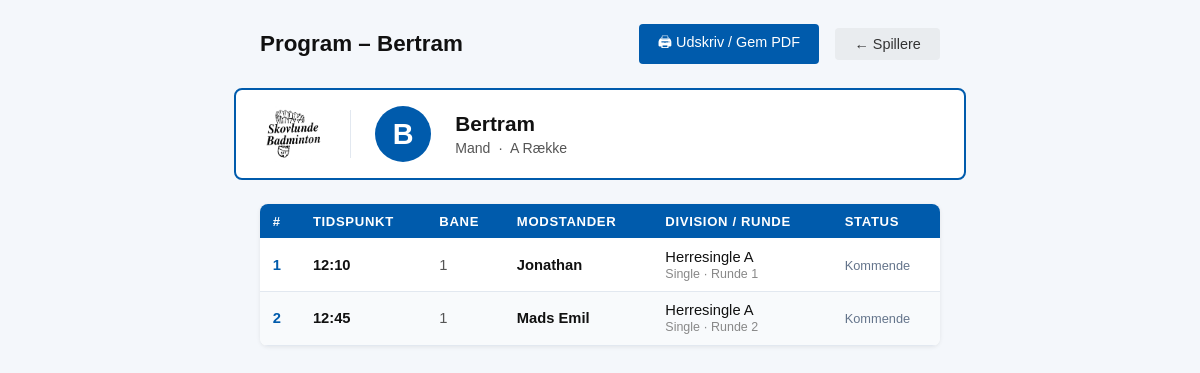
Screenshot of /players/11/schedule/ with the database file from the repository.
### players/models.py (models this page shows, shortened)
class Player(models.Model):
    name = models.CharField(max_length=100, verbose_name=_("Name"))
    age = models.IntegerField(verbose_name=_("Age"))
    DIVISION_CHOICES = [
        ('U9', _('Under 9')),
        ('U11', _('Under 11')),
        ('U13', _('Under 13')),
        ('U15', _('Under 15')),
        ('U17', _('Under 17')),
        ('U19', _('Under 19')),
        ('A', _('A Række')),
        ('B', _('B Række')),
        ('C', _('C Række')),
    ]
    division = models.CharField(max_length=10, choices=DIVISION_CHOICES, verbose_name=_("Division"))
    GENDER_CHOICES = [
        ('M', _('Mand')),
        ('K', _('Kvinde')),
    ]
    gender = models.CharField(max_length=1, choices=GENDER_CHOICES, default='M', verbose_name=_("Køn"))

class Team(models.Model):
    PAIR_TYPE_CHOICES = [
        ('double', _('Double')),
        ('mixed', _('Mixeddouble')),
    ]
    player1 = models.ForeignKey(Player, on_delete=models.CASCADE, related_name='team_player1')
    player2 = models.ForeignKey(Player, on_delete=models.SET_NULL, related_name='team_player2', null=True, blank=True)
    pair_type = models.CharField(
        max_length=10, choices=PAIR_TYPE_CHOICES, null=True, blank=True,
        verbose_name=_('Par-type'),
        help_text=_('Double: samme køn · Mixeddouble: et af hvert'),
    )
    name = models.CharField(max_length=100, blank=True, null=True)

### tournaments/models.py (models this page shows, shortened)
class Tournament(models.Model):
    name = models.CharField(max_length=200, verbose_name=_("Name"))
    date = models.DateField(verbose_name=_("Date"))
    DIVISION_MODEL_CHOICES = [
        ('youth', _('Youth Divisions (U9-U19)')),
        ('mixed', _('Mixed Divisions (A, B, C)')),
    ]
    division_model = models.CharField(max_length=10, choices=DIVISION_MODEL_CHOICES, verbose_name=_("Division Model"))
    SCORING_MODEL_CHOICES = [
        ('best_of_3_21', _('Best of 3 sets to 21')),
        ('best_of_5_15', _('Best of 5 sets to 15')),
    ]
    scoring_model = models.CharField(
        max_length=20,
        choices=SCORING_MODEL_CHOICES,
        default='best_of_3_21',
        verbose_name=_("Scoring Model")
    )
    single_match_duration = models.IntegerField(
        help_text=_("Duration of a single match in minutes"),
        default=30,
        verbose_name=_("Single Match Duration")
    )
    double_match_duration = models.IntegerField(
        help_text=_("Duration of a double match in minutes"),
        default=40,
        verbose_name=_("Double Match Duration")
    )
    player_break_time = models.IntegerField(
        help_text=_("Minimum break time for players between matches in minutes"),
        default=15,
        verbose_name=_("Player Break Time")
    )
    court_count = models.IntegerField(
        default=4,
        verbose_name=_("Antal baner"),
        help_text=_("Antal tilgængelige baner under turneringen"),
    )
    start_time = models.TimeField(
        null=True, blank=True,
        verbose_name=_("Starttidspunkt"),
        help_text=_("Klokkeslæt for første kamp"),
    )
    schedule_locked = models.BooleanField(
        default=False,
        verbose_name=_("Program låst"),
        help_text=_("Når programmet er låst, kan kampprogram og spilleplan ikke ændres."),
    )
    logo = models.ImageField(
        upload_to='tournament_logos/',
        null=True, blank=True,
        verbose_name=_("Logo"),
        help_text=_("Logo vises på udprintede programmer og spilleplaner."),
    )

class Match(models.Model):
    STATUS_CHOICES = [
        ('pending', _('Pending')),
        ('in_progress', _('In Progress')),
        ('completed', _('Completed')),
    ]
    division = models.ForeignKey(Division, on_delete=models.CASCADE, related_name='matches')
    team1 = models.ForeignKey('players.Team', on_delete=models.SET_NULL, null=True, blank=True, related_name='team1_matches')
    team2 = models.ForeignKey('players.Team', on_delete=models.SET_NULL, null=True, blank=True, related_name='team2_matches')
    winner = models.ForeignKey('players.Team', on_delete=models.SET_NULL, null=True, blank=True, related_name='won_matches', verbose_name=_("Winner"))
    score = models.CharField(max_length=50, blank=True, null=True, verbose_name=_("Score"))
    match_round = models.IntegerField(default=1, verbose_name=_("Round"))
    match_number = models.IntegerField(null=True, blank=True, verbose_name=_("Match Number"))
    bracket_slot = models.IntegerField(null=True, blank=True, verbose_name=_("Bracket Slot"))
    bracket_label = models.CharField(max_length=120, null=True, blank=True, verbose_name=_("Bracket Label"))
    status = models.CharField(max_length=20, choices=STATUS_CHOICES, default='pending', verbose_name=_("Status"))
    walkover = models.BooleanField(default=False, verbose_name=_("Walk-over"))
    scheduled_time = models.DateTimeField(verbose_name=_("Scheduled Time"), null=True, blank=True)
    court = models.CharField(max_length=50, blank=True, null=True, verbose_name=_("Court"))
    group_number = models.IntegerField(null=True, blank=True, verbose_name=_("Gruppe nr."))
    phase = models.CharField(
        max_length=10, default='group',
        choices=[('group', _('Gruppespil')), ('playoff', _('Slutspil'))],
        verbose_name=_("Fase"),
    )

class Division(models.Model):
    DISCIPLINE_CHOICES = [
        ('single', _('Single')),
        ('double', _('Double')),
        ('mixed', _('Mixeddouble')),
    ]
    TOURNAMENT_TYPE_CHOICES = [
        ('group', _('Gruppe (round-robin)')),
        ('playoff', _('Gruppe med slutspil')),
        ('tree', _('Enkeltelimination')),
    ]
    tournament = models.ForeignKey(Tournament, on_delete=models.CASCADE, related_name='divisions')
    name = models.CharField(max_length=100, verbose_name=_("Division Name"))
    discipline = models.CharField(
        max_length=10, choices=DISCIPLINE_CHOICES, default='single',
        verbose_name=_("Disciplin")
    )
    tournament_type = models.CharField(
        max_length=10, choices=TOURNAMENT_TYPE_CHOICES, default='group',
        verbose_name=_("Turneringstype")
    )
    group_count = models.IntegerField(
        default=2, verbose_name=_("Antal grupper"),
        help_text=_("Antal grupper i gruppespillet (kun ved 'Gruppe med slutspil')."),
    )
    advance_count = models.IntegerField(
        default=2, verbose_name=_("Antal der går videre"),
        help_text=_("Antal spillere/hold der går videre fra hver gruppe til slutspillet."),
    )
    teams = models.ManyToManyField('players.Team', related_name='divisions', blank=True, verbose_name=_("Deltagere"))

### players/views.py (the view)
# urls.py: path('<int:pk>/schedule/', views.player_schedule_print, name='player_schedule_print'),
def player_schedule_print(request, pk):
    from tournaments.models import Match, Tournament
    player = get_object_or_404(Player, pk=pk)
    teams = Team.objects.filter(Q(player1=player) | Q(player2=player))
    matches = (
        Match.objects
        .filter(Q(team1__in=teams) | Q(team2__in=teams))
        .filter(scheduled_time__isnull=False)
        .exclude(match_number=None)
        .select_related('team1', 'team2', 'division', 'division__tournament', 'winner')
        .order_by('scheduled_time')
    )
    tournament_ids = set(m.division.tournament_id for m in matches)
    logo_tournament = None
    if len(tournament_ids) == 1:
        logo_tournament = matches[0].division.tournament if matches else None
    return render(request, 'players/player_schedule_print.html', {
        'player': player,
        'matches': matches,
        'logo_tournament': logo_tournament,
    })

### players/templates/players/player_schedule_print.html (shortened to what this page needs)
<!DOCTYPE html>
<html lang="da">
<head>
</head>
<body>
<div class="screen-header">
  <h1>Program – {{ player.name }}</h1>
  <button class="btn btn-primary" onclick="window.print()">🖨 Udskriv / Gem PDF</button>
  <a href="{% url 'player_list' %}" class="btn btn-secondary">← Spillere</a>
</div>
<div class="player-card">
  {% if logo_tournament.logo %}
  <img src="{{ logo_tournament.logo.url }}" alt="Logo" class="player-card-logo">
  {% endif %}
  <div class="player-avatar">{{ player.name|first|upper }}</div>
  <div class="player-info">
    <h2>{{ player.name }}</h2>
    <p>{{ player.get_gender_display }} &nbsp;·&nbsp; {{ player.get_division_display }}</p>
  </div>
</div>
{% if matches %}
<div class="match-table-wrap">
  <table>
    <thead>
      <tr>
        <th>#</th>
        <th>Tidspunkt</th>
        <th>Bane</th>
        <th>Modstander</th>
        <th>Division / Runde</th>
        <th>Status</th>
      </tr>
    </thead>
    <tbody>
      {% for match in matches %}
      <tr>
        <td class="kamp-nr">{{ match.match_number }}</td>
        <td class="tid">{{ match.scheduled_time|time:"H:i" }}</td>
        <td class="bane">{{ match.court|default:"–" }}</td>
        <td class="modstander">
          {% if match.team1 and match.team2 %}
            {% if match.team1.player1.id == player.id or match.team1.player2.id == player.id %}
              {{ match.team2.name }}
            {% else %}
              {{ match.team1.name }}
            {% endif %}
          {% else %}
            –
          {% endif %}
        </td>
        <td>
          <span>{{ match.division.name }}</span><br>
          <span class="division-label">{{ match.division.get_discipline_display }} · Runde {{ match.match_round }}</span>
        </td>
        <td>
          {% if match.status == 'completed' %}
            <span class="status-done">✓ Afsluttet</span>
            {% if match.score %}<br><span style="font-size:0.78rem; color:#555;">{{ match.score }}</span>{% endif %}
          {% elif match.status == 'in_progress' %}
            <span class="status-active">▶ I gang</span>
          {% else %}
            <span class="status-pending">Kommende</span>
          {% endif %}
        </td>
      </tr>
      {% endfor %}
    </tbody>
  </table>
</div>
{% else %}
<div class="no-matches">
  <div style="font-size:2rem; margin-bottom:0.5rem;">📅</div>
  <p>Ingen kampe med tidspunkt fundet for {{ player.name }}.<br>
  Sørg for at turneringen har en spilleplan genereret.</p>
</div>
{% endif %}
</body>
</html>

### players/templates/players/player_schedule_print.html (style rules this page uses)
body { font-family: Arial, Helvetica, sans-serif; background: #f4f7fb; margin: 0; padding: 1.5rem; color: #111; }
.screen-header { max-width: 680px; margin: 0 auto 1.5rem; display: flex; align-items: center; gap: 1rem; flex-wrap: wrap; }
.screen-header h1 { margin: 0; font-size: 1.4rem; flex: 1; }
.btn { display: inline-block; padding: 0.5rem 1.2rem; border-radius: 4px; text-decoration: none; font-size: 0.9rem; cursor: pointer; border: none; }
.btn-primary { background: #005BAC; color: #fff; }
.btn-secondary { background: #e9ecef; color: #333; }
.player-card { max-width: 680px; margin: 0 auto 1.5rem; background: #fff; border: 2px solid #005BAC; border-radius: 8px; padding: 1rem 1.5rem; display: flex; align-items: center; gap: 1.5rem; }
.player-card-logo { max-height: 56px; max-width: 110px; object-fit: contain; flex-shrink: 0; }
.player-avatar { width: 56px; height: 56px; background: #005BAC; color: #fff; border-radius: 50%; display: flex; align-items: center; justify-content: center; font-size: 1.8rem; font-weight: 700; flex-shrink: 0; }
.player-info h2 { margin: 0 0 0.2rem; font-size: 1.3rem; }
.player-info p { margin: 0; color: #555; font-size: 0.88rem; }
.match-table-wrap { max-width: 680px; margin: 0 auto; }
table { width: 100%; border-collapse: collapse; background: #fff; border-radius: 8px; overflow: hidden; box-shadow: 0 1px 4px rgba(0,0,0,.08); }
thead th { background: #005BAC; color: #fff; padding: 0.6rem 0.8rem; font-size: 0.82rem; text-transform: uppercase; letter-spacing: 0.05em; text-align: left; }
tbody tr:nth-child(even) { background: #f8fafc; }
tbody tr { border-bottom: 1px solid #e2e8f0; }
tbody td { padding: 0.65rem 0.8rem; font-size: 0.92rem; vertical-align: middle; }
.kamp-nr { font-weight: 700; color: #005BAC; white-space: nowrap; }
.tid { white-space: nowrap; font-weight: 600; }
.bane { white-space: nowrap; color: #555; }
.modstander { font-weight: 600; }
.division-label { font-size: 0.78rem; color: #888; }
.status-pending { color: #64748b; font-size: 0.8rem; }

### rows the page displays
Player: name "Bertram", name|first "B", gender "Mand", division "A Række"
Tournament: logo (picture)
Match: match_number "1", scheduled_time "12:10", court "1", team2.name "Jonathan", division.name "Herresingle A", division.discipline "Single", match_round "1", status "Kommende"
Match: match_number "2", scheduled_time "12:45", court "1", team2.name "Mads Emil", division.name "Herresingle A", division.discipline "Single", match_round "2", status "Kommende"
